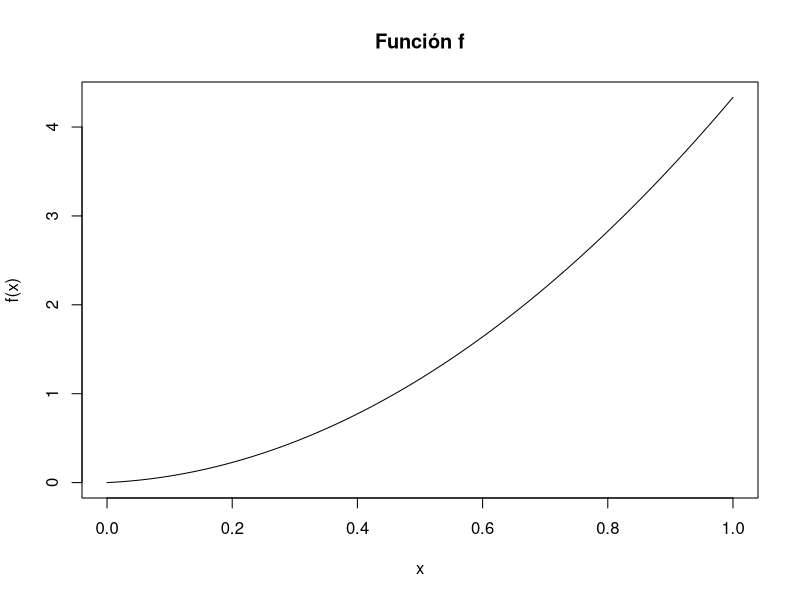

The R source for this figure:
## ---- chunk 1
var
## ---- chunk 2
circumferencia <- function(r){
    2*pi*r
}
print(circumferencia(2))
## ---- chunk 3
circumferencia1 <- function(r=1){
    2*pi*r
}
print(circumferencia1())
print(circumferencia1(2))
## ---- chunk 4
suma <- function(x, y){
    x + y
}
print(suma(1, 2))
## ---- chunk 5
suma1 <- function(x, y) x + y
print(suma1(1, 2))
## ---- chunk 6
media_mediana <- function(vector){
    media <- mean(vector)
    mediana <- median(vector)
    return(c(media, mediana))
}
print(media_mediana(c(1, 1, 1, 2, 3)))
## ---- chunk 7
resta <- function(x, y){
    x - y
}
print(resta(x=3, y=1))
print(resta(y=1, x=3))
## ---- chunk 8
calorias <- function(peso, estatura, edad=30){
    (10 * peso) + (6.25 * estatura) - (5 * edad) - 161
}
print(calorias(60, 165))
## ---- chunk 9
f <- function(x,y,z){
  x^2+y^2+z^2
}
body(f)
formals(f)
args(f)
## ---- chunk 10
parOimpar = function(x){
  if(x %% 2 == 0)
    return("par")
  else
    return("impar")
} 

print(parOimpar(4))
print(parOimpar(3))
## ---- chunk 11
f = function(x) x^2*4+x/3
print(f(4))
print(f(-2))
curve(f,main="Función f")
## ---- chunk 12
head(methods(summary),10)
## ---- chunk 13
library(methods)
isGeneric("summary")
## ---- chunk 14
mi_funcion <- function(x) {
  x + 1
}
isGeneric("mi_funcion") 
## ---- chunk 15
methods(mi_funcion)
## ---- chunk 16
search()
## ---- chunk 17
library(magrittr)
log(5)
5 %>% log
## ---- chunk 18
3 %>% sin %>% cos %>% log10()
log10(cos(sin(3)))
## ---- chunk 19
iris |> head()
## ---- chunk 20
potencias <- function(exponente) {
  function(x) {
    x ^ exponente 
  }
}
cuadrado <- potencias(2)
cubo <- potencias(3)
#use las nuevas funciones
print(cuadrado(4)) 
print(cubo(4))   
## ---- chunk 21
(function(x, y){ z <- x^2 + y^2; x+y+z })(0:7, 1)
